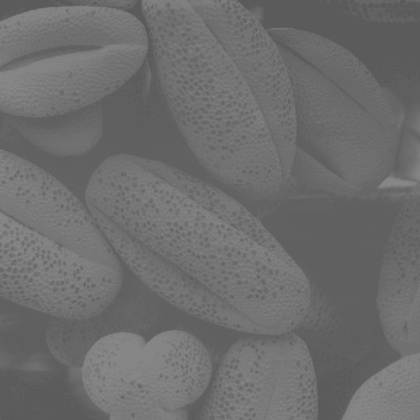
%> input picture Project 1/Part 2/codes/MyBadHist.jpg, 420 x 420 px, shrunk from 500 x 500 before the run
$ octave p2_2.m   (GNU Octave 9; MATLAB toolbox functions it lacks are replaced by stand-ins)
%> lines starting %> are read from the running program, lines starting %| are printed output that depends on the picture
### Project 1/Part 2/codes/Functions.m
 function functions = Functions
  functions.readImageFromFile=@readImageFromFile;
  functions.convertToGrayScale=@convertToGrayScale;
  functions.contrastStretchImage=@contrastStretchImage;
  functions.histogramEqualizeImage=@histogramEqualizeImage;
 end

%read image from file and return false if failed
function imageFile = readImageFromFile(imageName)
%> called with imageName = 'MyBadHist.jpg'
    if exist(imageName, 'file') == 2
        imageFile = imread(imageName);  %read image
%> imageFile is the input picture: size 420x420 uint8; min 87, max 138, mean 109.1
    else
        fprintf('%s does not exist\n', imageName);
        imageFile = [];
    end
end

%function to convert image to grayscale if input image is rbg
function grayScaleImage = convertToGrayScale(image)
    if size(image,3)==3
         grayScaleImage = rgb2gray(image); %convert image to grayscale
    else
        grayScaleImage = image;
    end
end


%function to contrast stretch the input gray image between 0-255
%lowerSaturationLimit>=0 higherSaturationLimit<=1
%set lowerSaturationLimit=0 && higherSaturationLimit=1 if saturation not needed
function contrastStretchedImage = contrastStretchImage(grayImage, lowerSaturationLimit, higherSaturationLimit)
%> called with lowerSaturationLimit = 0.01, higherSaturationLimit = 0.99

    grayImage = uint8(255 * mat2gray(grayImage)); %change range to 0-255

    [M,N]=size(grayImage);
    p=zeros(1,256);

    %find probabilities of pixel values of grayscale image
      for i=1:M
          for j=1:N
              p(grayImage(i,j)+1) = p(grayImage(i,j)+1) + 1;
          end
      end
    for z=1:256
        p(z)=p(z)/(M*N);
    end

    %find pixel value for lower saturation limit
    percentile = 0;
    for z=1:256
        if percentile > lowerSaturationLimit
            break
        end
        percentile = percentile + p(z);
    end
    oldMin=z-1;


    %find pixel value for higher saturation limit
    percentile = 0;
    for z=1:256
        if percentile > higherSaturationLimit
            break
        end
        percentile = percentile + p(z);
    end
    oldMax=z-1;


    %oldMin = min(grayImage(:));  %find min pixel value of the image
    %oldMax = max(grayImage(:));  %find max pixel value of the image

    newMin = 0;
    newMax = 255;

    %Iout = (Iin-c)(b-a/d-c) + a
    %where b and a are max and min values to constract stretch to
    %d and c are max and min values in the input image

    contrastStretchedImage = ((grayImage - oldMin) * ( (newMax-newMin) / (oldMax-oldMin) ) ) + newMin; %apply formulae

    %use matlab default contrast stretching with 1% saturation
    %same as custom code written before
    %contrastStretchedImage = imadjust(grayImage,stretchlim(grayImage),[]);

end


%function to histogram equalize the input gray image
% [65 lines left out: function histogramEqualizeImage, not called in this run]

### Project 1/Part 2/codes/p2_2.m
%usage info:
%to use with octave on linux run "sudo apt-get install octave octave-image" then "octave" then "pkg load image" then "filename" without ".m"

%uncomment following line to plot figures if there is no opengl support when using octave
%example when running script over vnc on chrooted linux on android phones
%comment following line if using matlab

%graphics_toolkit ("gnuplot")


%objective:
%more info in Proj1_Q2.pdf

%read image and contrast strech it


%code begin:
%assign all functions in Functions.m to Functions
clear Functions; %clear cache
Functions = Functions;

%close all; %close all figures
figure('units','normalized','outerposition',[0 0 1 1])


%read input input image as image
imageName = 'MyBadHist.jpg';
image = Functions.readImageFromFile(imageName);
if isempty(image)
    return;
end
image = Functions.convertToGrayScale(image); %convert input image to grayscale if rbg


subplot(3,2,1), imshow(image), title([imageName, ' Grayscale Image']); %show input image grayscale in subplot
subplot(3,2,2), hist(image(:),0:255), title([imageName, ' Histogram']); %show input image histogram in subplot

%contrast stretch the input image with 1% saturation
lowerSaturationLimit = 0.01;
higherSaturationLimit = 0.99;
contrastStretchedImage = Functions.contrastStretchImage(image,lowerSaturationLimit,higherSaturationLimit);
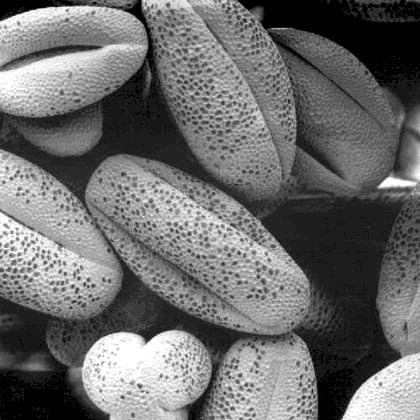
%> contrastStretchedImage: size 420x420 uint8; min 0, max 255, mean 108.5

subplot(3,2,3), imshow(contrastStretchedImage), title([imageName, ' After Contrast Stretching']); %show contrast stretched input image in subplot
subplot(3,2,4), hist(contrastStretchedImage(:),0:255), title([imageName, ' Histogram After Contrast Stretching']); %show contrast stretched input image histogram in subplot
%> after `title([imageName, ' Histogram After Contrast Stretching'])`:
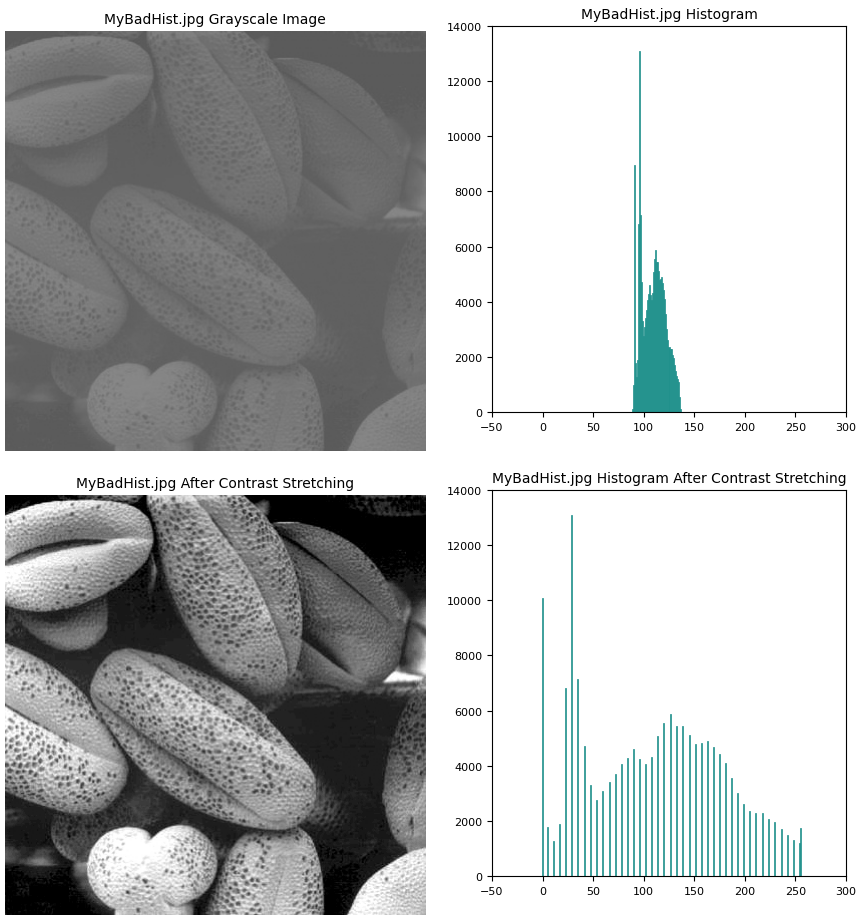
%> figure redrawn from the program's plot data, 4 panels


%use matlab default contrast stretching with 1% saturation
%contrastStretchedImage = imadjust(image,stretchlim(image),[]);

%subplot(3,2,5), imshow(contrastStretchedImage), title([imageName, ' After Contrast Stretching']); %show contrast stretched input image in subplot
%subplot(3,2,6), histogram(contrastStretchedImage(:),0:255), title([imageName, ' Histogram After Contrast Stretching']); %show contrast stretched input image histogram in subplot
